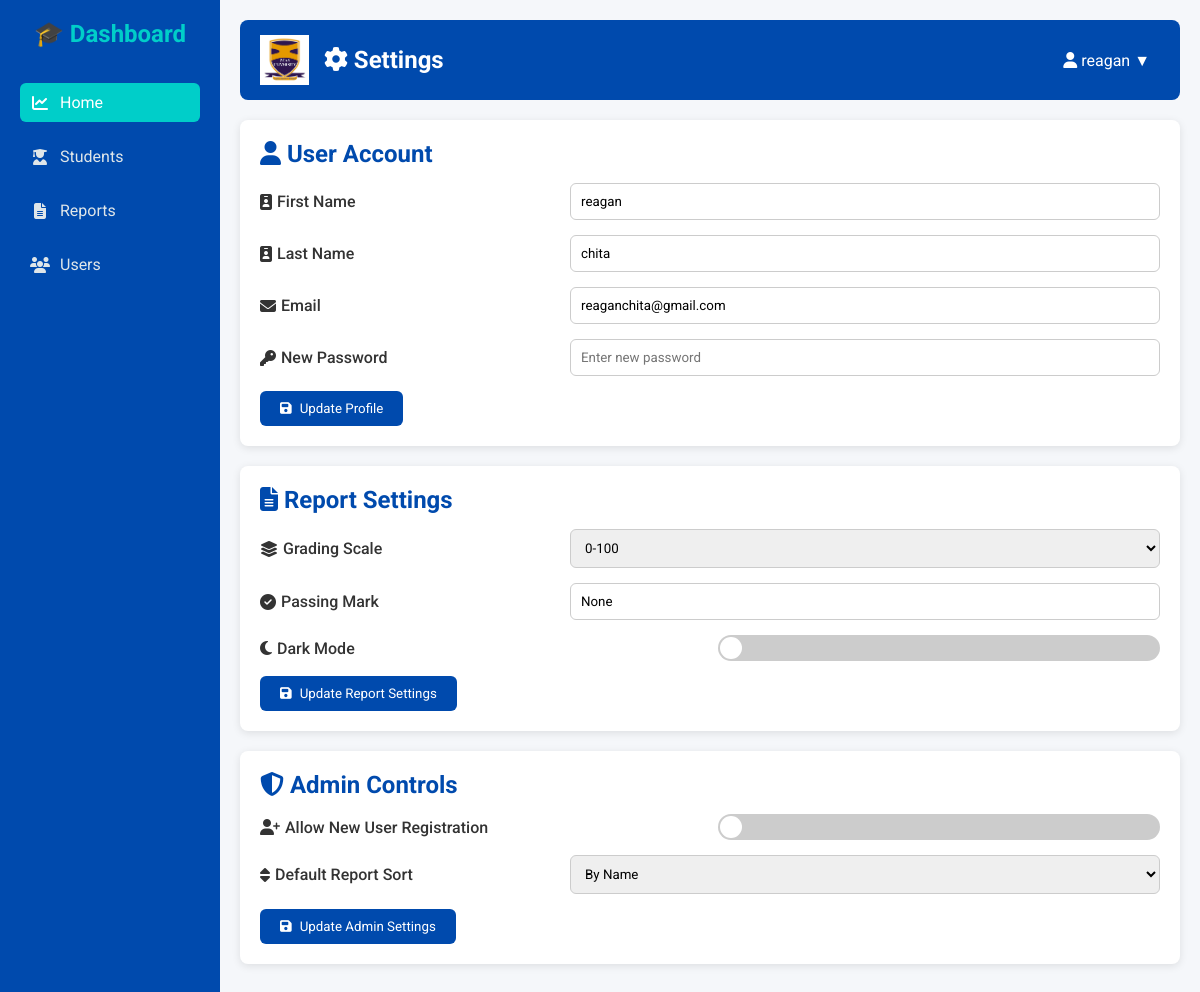
/settings (signed in), run on the app's committed database.
### app.py (models this page shows, shortened)
class User(db.Model, UserMixin):
    id = db.Column(db.Integer, primary_key=True)
    username = db.Column(db.String(100), unique=True, nullable=False)
    password = db.Column(db.String(200), nullable=False)  # store hashed passwords
    first_name = db.Column(db.String(100), nullable=False)
    last_name = db.Column(db.String(100), nullable=False)
    email = db.Column(db.String(100), unique=True, nullable=False)
    is_admin = db.Column(db.Boolean, default=False)
    grading_scale = db.Column(db.Integer, default=100)
    passing_mark = db.Column(db.Float, default=40)
    dark_mode = db.Column(db.Boolean, default=False)
    allow_user_registration = db.Column(db.Boolean, default=True)
    default_sort = db.Column(db.String(20), default="name")

### app.py (the view)
@app.route('/settings')
@login_required
def settings_page():
    return render_template("settings.html")

### app.py (called while the page is built)
@login_manager.user_loader
def load_user(user_id):
    return User.query.get(int(user_id))

### templates/settings.html (shortened to what this page needs)
<!DOCTYPE html>
<html lang="en">
<head>
<link rel="stylesheet" href="https://cdnjs.cloudflare.com/ajax/libs/font-awesome/6.5.0/css/all.min.css">
</head>
<body>
 {% include "_sidebar.html" %}
    <div class="main-content">
        <div class="app-bar">
            <div class="app-bar-left">
                <img src="{{ url_for('static', filename='zcas_logo.png') }}" alt="ZCAS Logo">
                <h1><i class="fa fa-cog"></i> Settings</h1>
            </div>
            <div class="app-bar-right">
                <button class="dropdown-btn"><i class="fa fa-user"></i> {{ current_user.first_name }} ▼</button>
            </div>
        </div>
        <div class="settings-section">
            <h2><i class="fa fa-user"></i> User Account</h2>
            <form method="POST" action="{{ url_for('update_profile') }}">
                <div class="form-row">
                    <label for="first_name"><i class="fa fa-id-badge"></i> First Name</label>
                    <input type="text" id="first_name" name="first_name" value="{{ current_user.first_name }}">
                </div>
                <div class="form-row">
                    <label for="last_name"><i class="fa fa-id-badge"></i> Last Name</label>
                    <input type="text" id="last_name" name="last_name" value="{{ current_user.last_name }}">
                </div>
                <div class="form-row">
                    <label for="email"><i class="fa fa-envelope"></i> Email</label>
                    <input type="email" id="email" name="email" value="{{ current_user.email }}">
                </div>
                <div class="form-row">
                    <label for="password"><i class="fa fa-key"></i> New Password</label>
                    <input type="password" id="password" name="password" placeholder="Enter new password">
                </div>
                <button type="submit"><i class="fa fa-save"></i> Update Profile</button>
            </form>
        </div>
        <div class="settings-section">
            <h2><i class="fa fa-file-alt"></i> Report Settings</h2>
            <form method="POST" action="{{ url_for('update_report_settings') }}">
                <div class="form-row">
                    <label for="grading_scale"><i class="fa fa-layer-group"></i> Grading Scale</label>
                    <select id="grading_scale" name="grading_scale">
                        <option value="100" {% if current_user.grading_scale == 100 %}selected{% endif %}>0-100</option>
                    </select>
                </div>
                <div class="form-row">
                    <label for="passing_mark"><i class="fa fa-check-circle"></i> Passing Mark</label>
                    <input type="text" id="passing_mark" name="passing_mark" value="{{ current_user.passing_mark }}">
                </div>
                <div class="form-row">
                    <label for="dark_mode"><i class="fa fa-moon"></i> Dark Mode</label>
                    <label class="toggle">
                        <span class="slider"></span>
                    </label>
                </div>
                <button type="submit"><i class="fa fa-save"></i> Update Report Settings</button>
            </form>
        </div>
        {% if current_user.is_admin %}
        <div class="settings-section">
            <h2><i class="fa fa-shield-alt"></i> Admin Controls</h2>
            <form method="POST" action="{{ url_for('update_admin_settings') }}">
                <div class="form-row">
                    <label for="allow_user_registration"><i class="fa fa-user-plus"></i> Allow New User Registration</label>
                    <label class="toggle">
                        <span class="slider"></span>
                    </label>
                </div>
                <div class="form-row">
                    <label for="default_sort"><i class="fa fa-sort"></i> Default Report Sort</label>
                    <select id="default_sort" name="default_sort">
                        <option value="name" {% if current_user.default_sort == 'name' %}selected{% endif %}>By Name</option>
                    </select>
                </div>
                <button type="submit"><i class="fa fa-save"></i> Update Admin Settings</button>
            </form>
        </div>
        {% endif %}
    </div>
</body>
</html>

### templates/settings.html (style rules this page uses)
* { box-sizing: border-box; margin: 0; padding: 0; font-family: 'Roboto', sans-serif; }
body { display: flex; min-height: 100vh; background-color: #f5f7fa; color: #333; }
.main-content { flex: 1; padding: 20px; }
.app-bar { display: flex; justify-content: space-between; align-items: center; background-color: #004aad; color: #fff; padding: 15px 20px; border-radius: 8px; margin-bottom: 20px; }
.app-bar-left { display: flex; align-items: center; gap: 15px; }
.app-bar-left img { height: 50px; }
.app-bar-left h1 { font-size: 1.5rem; color: #fff; }
.app-bar-right { position: relative; display: inline-block; }
.app-bar-right .dropdown-btn { background: none; border: none; color: white; cursor: pointer; font-size: 1rem; padding: 5px 10px; }
.settings-section { background: #fff; padding: 20px; border-radius: 8px; margin-bottom: 20px; box-shadow: 0 2px 8px rgba(0,0,0,0.1); }
.settings-section h2 { margin-bottom: 15px; color: #004aad; }
.form-row { display: flex; align-items: center; flex-wrap: wrap; gap: 15px; margin-bottom: 15px; }
.form-row label { flex: 1 0 150px; font-weight: 500; display: flex; align-items: center; gap: 5px; }
.form-row input, .form-row select { flex: 2 1 300px; padding: 10px; border-radius: 6px; border: 1px solid #ccc; }
.settings-section button { padding: 10px 20px; background-color: #004aad; color: white; border: none; border-radius: 6px; cursor: pointer; margin-top: 10px; display: flex; align-items: center; gap: 8px; }
.toggle { position: relative; display: inline-block; width: 50px; height: 26px; }
.slider { position: absolute; cursor: pointer; top: 0; left: 0; right: 0; bottom: 0; background-color: #ccc; transition: .4s; border-radius: 26px; }
.slider:before { position: absolute; content: ""; height: 22px; width: 22px; left: 2px; bottom: 2px; background-color: white; transition: .4s; border-radius: 50%; }

### data on the page
User: first_name "reagan", last_name "chita", email "reaganchita@gmail.com", passing_mark "None"
